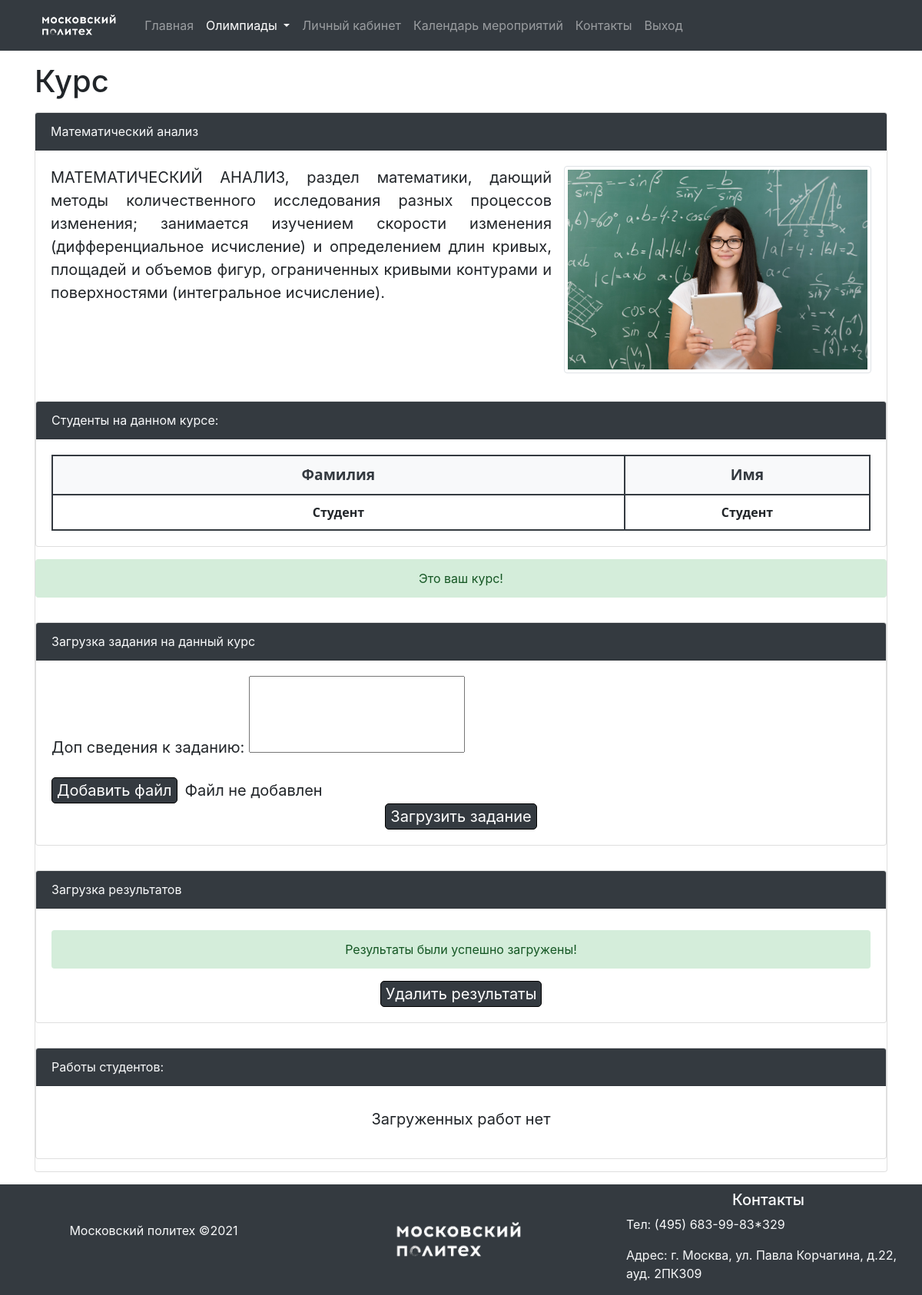
/kurs.php?kurs_id=63 (signed in), run on the app's committed database.
### tables this page shows
CREATE TABLE IF NOT EXISTS `kurs` (
  `id` int(11) NOT NULL AUTO_INCREMENT,
  `title` varchar(56) NOT NULL,
  `description` text NOT NULL,
  `link` varchar(56) NOT NULL,
  `id_users` int(11) NOT NULL,
  PRIMARY KEY (`id`),
  KEY `id_users` (`id_users`)
);

CREATE TABLE IF NOT EXISTS `kurs_user` (
  `id` int(11) NOT NULL AUTO_INCREMENT,
  `id_user` int(11) NOT NULL,
  `id_kurs` int(11) NOT NULL,
  `name-kurs` varchar(56) NOT NULL,
  PRIMARY KEY (`id`),
  KEY `id_user` (`id_user`),
  KEY `id_kurs` (`id_kurs`)
);

CREATE TABLE IF NOT EXISTS `users` (
  `id` int(11) unsigned NOT NULL AUTO_INCREMENT,
  `name` varchar(255) NOT NULL,
  `surname` varchar(255) NOT NULL,
  `email` varchar(255) NOT NULL,
  `status` varchar(255) NOT NULL,
  `password` varchar(32) NOT NULL,
  PRIMARY KEY (`id`),
  UNIQUE KEY `id` (`id`)
);

### kurs.php (the view, shortened to what this page needs)
<?php
require("connect.php");
?>
<!DOCTYPE html>
<html lang="ru">
<head>
    <link rel="stylesheet" href="https://maxcdn.bootstrapcdn.com/bootstrap/4.1.0/css/bootstrap.min.css">
    <link rel="stylesheet" href="css/style.css">
</head>
	<?php
	$kurs_id = $_GET['kurs_id'];
	$kurs = $pdo->query("SELECT * FROM `kurs` WHERE `id` = $kurs_id");
?>
<body>
    <div class="nofooter">
    <nav class="navbar navbar-expand-lg navbar-dark bg-dark">
        <div class="container">
            <a class="navbar-brand" href="index.php"><img src="img/logo.png" alt="" height="40px"></a>
            <div class="collapse navbar-collapse" id="navbarSupportedContent">
                <ul class="navbar-nav mr-auto">
                    <li class="nav-item ">
                        <a class="nav-link " href="index.php">Главная</a>
                    </li>
                    <li class="nav-item dropdown active">
                        <a class="nav-link dropdown-toggle" href="#" id="navbarDropdown" role="button" data-toggle="dropdown" aria-haspopup="true" aria-expanded="false">
                        Олимпиады
                        </a>
                    </li>
                    <li class="nav-item ">
                        <a class="nav-link" href="lk.php">Личный кабинет</a>
                    </li>
					  <li class="nav-item">
                        <a class="nav-link" href="news.php">Календарь мероприятий</a>
                    </li>
					    <li class="nav-item">
                        <a class="nav-link" href="contacts.php">Контакты</a>
                    </li>
					<li class="nav-item">
						<?php
						if(!isset($_SESSION['$emailS']) and !$_SESSION['nameS'] and !$_SESSION['statusS']){
							echo '<a class="nav-link" href="login_sot.php">Вход</a>';
						}
						else{
							echo '<a class="nav-link" href="exit.php">Выход</a>';
						}
						?>
                    </li>
                </ul>
            </div>
        </div>
    </nav>
    <div class="main-container container">
        <div class="row">
            <div class="col-md-12">
                <h1 class="mt-3">Курс</h1>
                <div class="card my-3" style="position: relative;">
					<?php
	while($kurs_info = $kurs->fetch(PDO::FETCH_ASSOC)){
?>
                    <div class="card-header bg-dark text-light">
                        <?php
						echo $kurs_info['title'];
						?>
                    </div>
                    <div class="card-body">
                        <img src="<?php echo $kurs_info['link']?>" alt="фото курса" class="ml-3 img-thumbnail float-right" width="400px">
                      <blockquote class="blockquote mb-0">
                        <p style="text-align: justify;"><?php echo $kurs_info['description']; }?> </p>
                      </blockquote>
                    </div>
					<?php
	if(isset($_SESSION['$emailS']) && isset($_SESSION['nameS']) && $_SESSION['statusS'] == "sot"){
	echo '                <div class="card my-3" style="position: relative;">
                    <div class="card-header bg-dark text-light">
                        Студенты на данном курсе:
                    </div>
                    <div class="card-body">
                        <blockquote class="blockquote mb-0">
                          <table>
                            <tr>
                                <th width="70%">Фамилия</th>
                                <th width="30%">Имя</th>
                            </tr>
';
	$kurs_id = $_GET['kurs_id'];
	$id_autor = $_SESSION['idS'];
	$student_in_kurs = $pdo->query("SELECT `kurs_user`.`name-kurs` , `users`.`name` , `users`.`surname`
FROM `kurs_user`
INNER JOIN `users` ON `users`.`id` = `kurs_user`.`id_user`
WHERE `kurs_user`.`id_kurs` =$kurs_id");
	while($stud = $student_in_kurs->fetch(PDO::FETCH_ASSOC)){
		echo ' <tr>
                                <td>'.$stud['surname'].'</td>
                                <td>'.$stud['name'].'</td>
                            </tr>';
	}
	echo '      </table>
                </blockquote>
                 </div>
                </div>';
	$check_sot = $pdo->query("SELECT * FROM `kurs` WHERE `id_users` = $id_autor AND `id` = $kurs_id")->rowCount();
	if($check_sot != 0 ){
	$kurs_id = $_GET['kurs_id'];
	$id_autor = $_SESSION['idS'];
	echo ' <div class="alert alert-success" role="alert" style="text-align: center; margin-right: 25px; width: 100%;">
                    Это ваш курс!
                </div>';
	echo '<div class="card my-3" style="position: relative;">                     <div class="card-header bg-dark text-light">
                        Загрузка задания на данный курс
                    </div>
                    <div class="card-body">';
	$check_have_zadanie = $pdo->query("SELECT * FROM `link_work` WHERE `id_kurs`= $kurs_id  AND `id_user` = $id_autor")->rowCount();
			if($check_have_zadanie ==1){
				echo ' <div class="alert alert-success mt-2" role="alert" style="text-align: center; margin-right: 25px; width: 100%;">
                            Задание было успешно загружено!
                        </div>
						 <div class="text-center">
                                <input type="submit" value="Удалить задание"  onclick="window.location=\'del_zadanie.php?kurs_id='.$kurs_id.'\'" class="button-stl bg-dark">
                            </div>';
							}
			else{
			echo '        <blockquote class="blockquote mb-0" id="cont_form">
                        <form action="" method="post" enctype="multipart/form-data">
                            <div class="mb-4">
                                <p>Доп сведения к заданию:</p>
                                <textarea name="more" id="text"></textarea>
                            </div>
                            <div>
                                <input type="button" id="loadFileXml" value="Добавить файл" onclick="addfile()" class="button-stl bg-dark"/><p id="addfile">Файл не добавлен</p>
                                <input type="file" name="link" style="display:none;" id="file" onchange="func1()">
                            </div>
                            <div class="text-center">
                                <input type="submit" value="Загрузить задание" class="button-stl bg-dark">
                            </div>
                        </form>
                      </blockquote>';
		}
		echo '</div></div>';
			echo ' <div class="card my-3" style="position: relative;">
                    <div class="card-header bg-dark text-light">
                        Загрузка результатов
                    </div>';
$check_have_rez = $pdo->query("SELECT * FROM `rez_work` WHERE `id_kurs`= $kurs_id  AND `id_user` = $id_autor")->rowCount();
			if($check_have_rez ==1){
				echo ' <div class="card-body">
				<div class="alert alert-success mt-2" role="alert" style="text-align: center; margin-right: 25px; width: 100%;">
                            Результаты были успешно загружены!
                        </div>';
				echo '  <blockquote class="blockquote mb-0">
                            <div class="text-center">
                                <input type="submit" onclick="window.location=\'del_rez.php?kurs_id='.$kurs_id.'\'" value="Удалить результаты" class="button-stl bg-dark">
                            </div>
                        </blockquote>
                    </div>';
			}
		echo '</div>';
			echo '   <div class="card my-3" style="position: relative;">
                    <div class="card-header bg-dark text-light">
                        Работы студентов:
                    </div>
                    <div class="card-body">';
	$file_outletCe = $pdo->query("SELECT `otv`.`link_otv` , `otv`.`id` , `users`.`name` , `users`.`surname`
FROM `otv`
INNER JOIN `users` ON `users`.`id` = `otv`.`id_std`
WHERE `otv`.`id_kurs` = $kurs_id")->rowCount();
	if($file_outletCe == 0){
		echo '<blockquote class="blockquote mb-0">
		       <p class="mt-2 text-center">Загруженных работ нет</p>
               </blockquote>';
	}
	}
	}
					echo '</table>
                        </blockquote></div> </div>';
					?>
                </div>
 </div>
                </div>
            </div>
        </div>
    <footer class="bg-dark">
        <div class="row mx-auto">
            <div class="col-md-4">
                <p class="text-light text-center mt-5">Московский политех &#169;2021</p>
            </div>
            <div class="col-md-4 text-center align-self-center">
                <img src="img/logo.png" alt="" width="200px">
            </div>
            <div class="col-md-4">
                <h5 class="text-light text-center mt-2">Контакты</h5>
                <p class="text-light">Тел: <a href="tel:+84956839983" class="text-light">(495) 683-99-83*329</a></p>
                <p class="text-light">Адрес: г. Москва, ул. Павла Корчагина, д.22, ауд. 2ПК309</p>
            </div>
        </div>
    </footer>
</body>
</html>

### css/style.css (style rules this page uses)
html, body { height: 100%; }
body { display: flex; flex-direction: column; }
.nofooter { flex: 1 0 auto; }
footer { flex-shrink: 0; width: 100%; }
.alert { border: 1px solid transparent; border-radius: 0.25rem; width: 300px; }
.card-body div { cursor: pointer; }
.button-stl { color: white; border: 1px solid black; border-radius: 5px; cursor: pointer; }
textarea { resize: none; height: 100px; }
#addfile { display: inline-block; padding-left: 10px; }
table { border-spacing: 0 10px; font-family: 'Open Sans', sans-serif; font-weight: bold; width: 100%; }
th { padding: 10px 20px; background: #f8f9fa; color: #343a40; border: 2px solid #343a40; font-size: 1.2rem; text-align: center; }
td { vertical-align: middle; padding: 10px; font-size: 1rem; text-align: center; border-right: 2px solid #343a40; border-bottom: 2px solid #343a40; border-left: 2px solid #343a40; }
#cont_form div p { display: inline; }

### data on the page
kurs: title "Математический анализ", link (picture), description "МАТЕМАТИЧЕСКИЙ АНАЛИЗ, раздел математики, дающий методы количественного исследования разных процессов изменения; занимается изучением скорости изменения (дифференциальное исчисление) и определением длин кривых, площадей и объемов фигур, ограниченных кривыми контурами и поверхностями (интегральное исчисление)."
kurs_user: id_user.surname "Студент", id_user.name "Студент"
